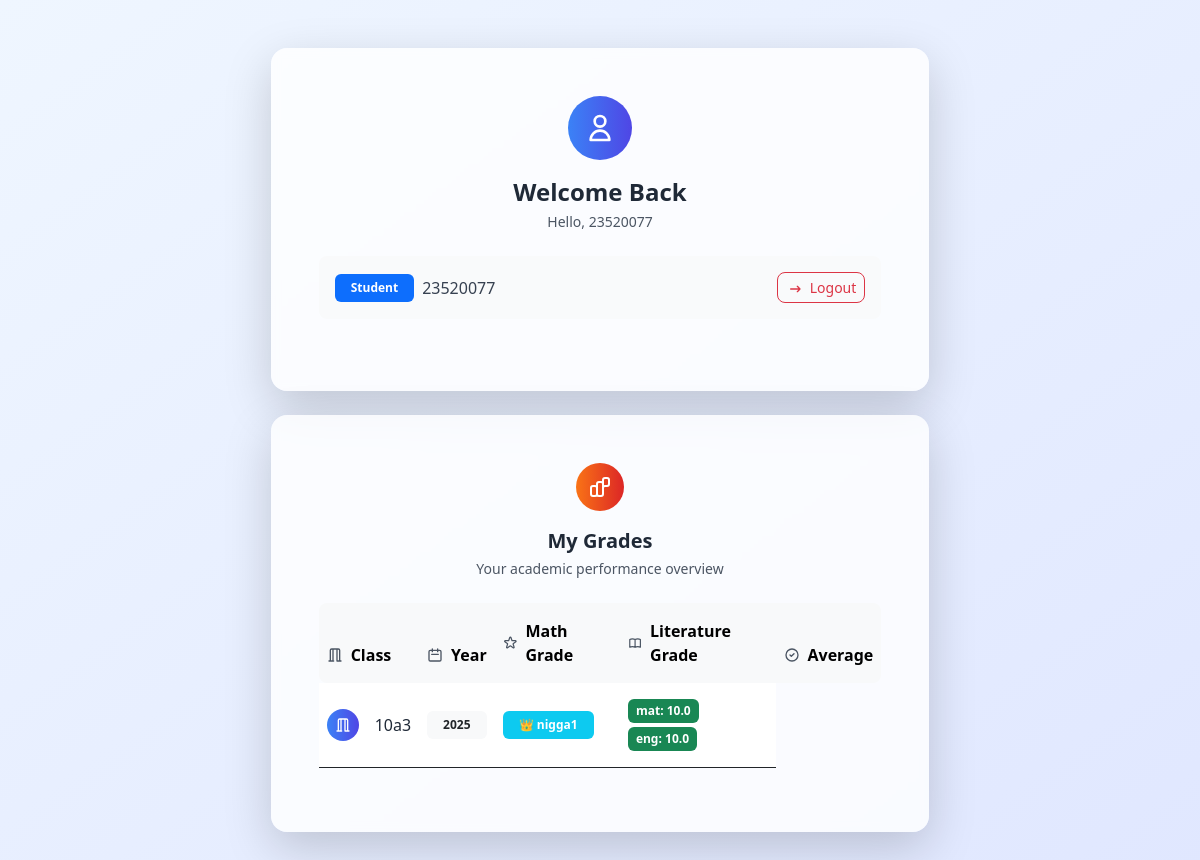
The app's page / (signed in) with its own data.
### tables this page shows
CREATE TABLE student_to_classes (   
  id TEXT NOT NULL,
  student_name TEXT NOT NULL,       
  class_name TEXT NOT NULL,
  started_year INTEGER NOT NULL,    
  group_name text DEFAULT '',       
  is_group_leader integer DEFAULT 0,
  absent integer default 0,
  grade TEXT DEFAULT '{}',
  PRIMARY KEY (id, class_name, started_year),
  FOREIGN KEY (id) REFERENCES users(id),
  FOREIGN KEY (class_name, started_year) REFERENCES classes(class_name, started_year)
);

### main.py (the view)
@app.route('/', methods=['GET','POST'])
def serve_main():
    if 'id' in session:
        if session['id'] != admin_id:
            db=get_db()
            user_data=db.execute("select * from student_to_classes where id = ?",(session['id'],)).fetchall()
            return render_template('personal.html',user_data=user_data)
        db = get_db()
        classes_list = db.execute("SELECT * FROM classes ORDER BY started_year DESC, class_name ASC")
        classes_list = classes_list.fetchall()
        db.close()
        return render_template('index.html', classes_list=classes_list)
    else:
        return redirect(url_for('login'))

### main.py (called while the page is built)
def from_json_filter(value):
    if value:
        return json.loads(value)
    return {}

def get_db():
    conn = sqlite3.connect(database_path)
    conn.row_factory = sqlite3.Row
    return conn

### templates/personal.html (shortened to what this page needs)
<!DOCTYPE html>
<html lang="en">
<head>
    <link href="https://cdn.jsdelivr.net/npm/bootstrap@5.3.0/dist/css/bootstrap.min.css" rel="stylesheet">
    <script src="https://cdn.tailwindcss.com"></script>
</head>
<body class="bg-gradient-to-br from-blue-50 to-indigo-100 min-h-screen">
    <div class="container py-5">
        <div class="row justify-content-center">
            <div class="col-lg-10 col-xl-8">
                <div class="card shadow-lg border-0 rounded-4 bg-white/80 backdrop-blur-sm mb-4">
                    <div class="card-body p-5">
                        <div class="text-center mb-4">
                            <div class="bg-gradient-to-r from-blue-500 to-indigo-600 w-16 h-16 rounded-full mx-auto mb-3 flex items-center justify-center">
                                <svg class="w-8 h-8 text-white" fill="none" stroke="currentColor" viewBox="0 0 24 24">
                                    <path stroke-linecap="round" stroke-linejoin="round" stroke-width="2" d="M16 7a4 4 0 11-8 0 4 4 0 018 0zM12 14a7 7 0 00-7 7h14a7 7 0 00-7-7z"/>
                                </svg>
                            </div>
                            <h2 class="text-2xl font-bold text-gray-800 mb-1">Welcome Back</h2>
                            <p class="text-gray-600 text-sm">Hello, {{ session.id }}</p>
                        </div>
                        <div class="d-flex justify-content-between align-items-center mb-4 p-3 bg-gray-50 rounded-3">
                            <div class="d-flex align-items-center">
                                <span class="badge bg-primary me-2 px-3 py-2">Student</span>
                                <span class="text-gray-700 font-medium">{{ session.id }}</span>
                            </div>
                            <a href="{{ url_for('logout') }}" class="btn btn-outline-danger btn-sm rounded-3">
                                <svg class="w-4 h-4 inline-block me-1" fill="none" stroke="currentColor" viewBox="0 0 24 24">
                                    <path stroke-linecap="round" stroke-linejoin="round" stroke-width="2" d="M17 16l4-4m0 0l-4-4m4 4H7"/>
                                </svg>
                                Logout
                            </a>
                        </div>
                    </div>
                </div>
                {% if user_data %}
                <div class="card shadow-lg border-0 rounded-4 bg-white/80 backdrop-blur-sm">
                    <div class="card-body p-5">
                        <div class="text-center mb-4">
                            <div class="bg-gradient-to-r from-orange-500 to-red-600 w-12 h-12 rounded-full mx-auto mb-3 flex items-center justify-center">
                            </div>
                            <h5 class="text-xl font-bold text-gray-800 mb-1">My Grades</h5>
                            <p class="text-gray-600 text-sm">Your academic performance overview</p>
                        </div>
                        <div class="table-responsive">
                            <table class="table table-hover align-middle">
                                <thead class="table-light">
                                    <tr>
                                        <th scope="col" class="rounded-start-3 border-0 py-3">
                                            <div class="d-flex align-items-center">
                                                <svg class="w-4 h-4 me-2 text-gray-600" fill="none" stroke="currentColor" viewBox="0 0 24 24">
                                                    <path stroke-linecap="round" stroke-linejoin="round" stroke-width="2" d="M19 21V5a2 2 0 00-2-2H7a2 2 0 00-2 2v16m14 0h2m-2 0h-4m-5 0H3m2 0h4M9 3v18m6-18v18"/>
                                                </svg>
                                                Class
                                            </div>
                                        </th>
                                        <th scope="col" class="border-0 py-3">
                                            <div class="d-flex align-items-center">
                                                <svg class="w-4 h-4 me-2 text-gray-600" fill="none" stroke="currentColor" viewBox="0 0 24 24">
                                                    <path stroke-linecap="round" stroke-linejoin="round" stroke-width="2" d="M8 7V3m8 4V3m-9 8h10M5 21h14a2 2 0 002-2V7a2 2 0 00-2-2H5a2 2 0 00-2 2v12a2 2 0 002 2z"/>
                                                </svg>
                                                Year
                                            </div>
                                        </th>
                                        <th scope="col" class="border-0 py-3">
                                            <div class="d-flex align-items-center">
                                                Math Grade
                                            </div>
                                        </th>
                                        <th scope="col" class="border-0 py-3">
                                            <div class="d-flex align-items-center">
                                                Literature Grade
                                            </div>
                                        </th>
                                        <th scope="col" class="rounded-end-3 border-0 py-3">
                                            <div class="d-flex align-items-center">
                                                <svg class="w-4 h-4 me-2 text-gray-600" fill="none" stroke="currentColor" viewBox="0 0 24 24">
                                                    <path stroke-linecap="round" stroke-linejoin="round" stroke-width="2" d="M9 12l2 2 4-4m6 2a9 9 0 11-18 0 9 9 0 0118 0z"/>
                                                </svg>
                                                Average
                                            </div>
                                        </th>
                                    </tr>
                                </thead>
                                <tbody>
                                    {% for class_info in user_data %}
                                    <tr class="border-0">
                                        <td class="py-3">
                                            <div class="d-flex align-items-center">
                                                <div class="bg-gradient-to-r from-blue-500 to-indigo-600 w-8 h-8 rounded-full me-3 flex items-center justify-center">
                                                    <svg class="w-4 h-4 text-white" fill="none" stroke="currentColor" viewBox="0 0 24 24">
                                                        <path stroke-linecap="round" stroke-linejoin="round" stroke-width="2" d="M19 21V5a2 2 0 00-2-2H7a2 2 0 00-2 2v16m14 0h2m-2 0h-4m-5 0H3m2 0h4M9 3v18m6-18v18"/>
                                                    </svg>
                                                </div>
                                                <span class="font-medium text-gray-800">{{ class_info.class_name }}</span>
                                            </div>
                                        </td>
                                        <td class="py-3">
                                            <span class="badge bg-light text-dark px-3 py-2">{{ class_info.started_year }}</span>
                                        </td>
                                        <td class="py-3">
                                            {% if class_info.group_name %}
                                                <span class="badge bg-info px-3 py-2">
                                                    {% if class_info.is_group_leader %}👑 {% endif %}{{ class_info.group_name }}
                                                </span>
                                            {% else %}
                                                <span class="badge bg-light text-muted px-3 py-2">No Group</span>
                                            {% endif %}
                                        </td>
                                        <td class="py-3">
                                            {% if class_info.grade and class_info.grade != '{}' %}
                                                {% set grades = class_info.grade|from_json %}
                                                {% if grades %}
                                                    <div class="d-flex flex-wrap gap-1">
                                                        {% for subject, grade in grades.items() %}
                                                            {% if grade is not none %}
                                                                {% set grade_float = grade|float %}
                                                                <span class="badge px-2 py-1 text-xs
                                                                    {% if grade_float >= 8.0 %}bg-success
                                                                    {% elif grade_float >= 6.5 %}bg-warning text-dark
                                                                    {% elif grade_float >= 5.0 %}bg-info text-dark
                                                                    {% else %}bg-danger
                                                                    {% endif %}">
                                                                    {{ subject[:3] }}: {{ "%.1f"|format(grade_float) }}
                                                                </span>
                                                            {% endif %}
                                                        {% endfor %}
                                                    </div>
                                                {% else %}
                                                    <span class="badge bg-light text-muted px-3 py-2">No Grades</span>
                                                {% endif %}
                                            {% else %}
                                                <span class="badge bg-light text-muted px-3 py-2">No Grades</span>
                                            {% endif %}
                                        </td>
                                    </tr>
                                    {% endfor %}
                                </tbody>
                            </table>
                        </div>
                    </div>
                </div>
                {% endif %}
            </div>
        </div>
    </div>
</body>
</html>

### records on screen
student_to_classes: class_name "10a3", started_year "2025", group_name "nigga1", subject "mat" "eng", grade_float "10.0" "10.0"

### other values on screen
{{ session.id }} "23520077"
